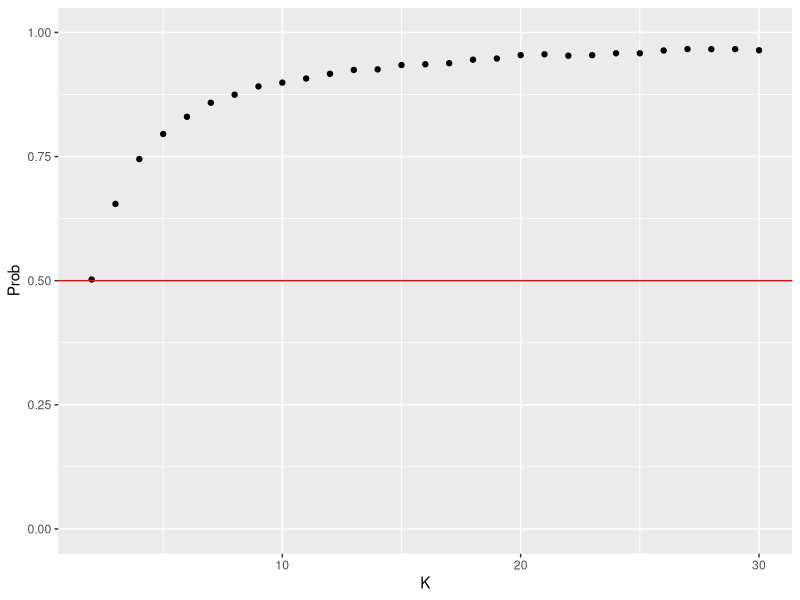
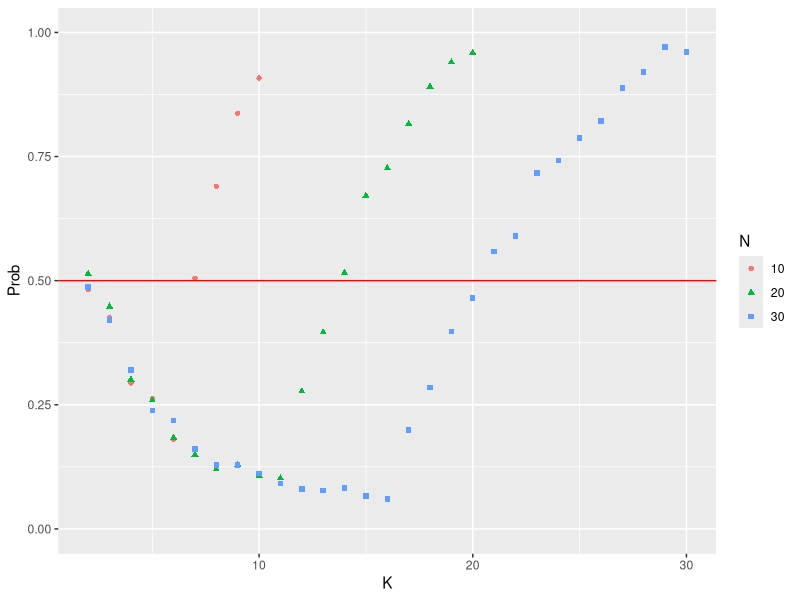

Here is the R script that generated these plots, in order:
## ---- chunk 1
library(tidyverse)

## ---- chunk 2
#Jogo Natal Cenário Simplificado

#Número de participantes, a probabilidade
#não depende de n, vai definir apenas k máximo.
n = 30

#Matriz que armazenará os valores de K,
#e suas probabilidades
M <- matrix(0, ncol=2,nrow=n-1)
colnames(M) <- c("K", "Prob")

#Meu número, 2 <= k <= n
for (k in 2:n){
  #Corridas
  r <- 10000
  
  #Número de corridas em que roubar é melhor
  f <- 0
  
  for (i in 1:r){
    #Array dos presentes
    pre <- sample(1:n, n, replace=FALSE)
    #Se o presente roubado for maior que
    #o escolhido da pilha
    if (max(pre[1:k-1]) > pre[k]){
      f <- f +1
    }
  }
  M[k-1,1] <- k
  M[k-1,2] <- f/r
}

## ---- chunk 3
M %>% as_tibble %>%
  ggplot(aes(x=K, y=Prob))+
  geom_point()+
  geom_hline(yintercept = 0.5, colour="red")+
  ylim(c(0,1))

## ---- chunk 4
#Jogo Natal Cenário Completo

#Nesse cenário, as probabilidades
#dependem de n, o programa simulará
#de 3 até nmax.
nmax = 30

#Matriz que armazenará os resultados
M <- matrix(0, ncol=3,nrow=(2+nmax-1)*(nmax-2)/2)
colnames(M) <- c("N", "K", "Prob")

#Contador das linhas
y <- 0 

for (n in 3:nmax){
  #Seu número
  for (k in 2:n){
    #O número de corridas será 1000,
    #pois um número maior demorará muito tempo.
    #Será necessário sacrificar um pouco de precisão.
    r <- 1000
    
    #Número de corridas em que roubar é melhor
    f <- 0
    for (i in 1:r){
      #Sorteio dos presentes
      pre <- sample(1:n, n, replace=FALSE)
      
      #1 - Caso em que mantém o presente
      pre2 <- pre
      if (k < n){
        #Percorrendo o turno dos outros jogadores
        for (t in (k+1):n){
          #O jogador da vez irá roubar o melhor presente
          #até o momento. O jogador que teve o presente roubado
          #irá pegar o presente que teria ido para o jogador da
          #vez. Podemos usar esse truque para facilitar a 
          #programação sem perda de generalidade.
          i_max = which(pre2[1:t-1]==max(pre2[1:t-1]))
          v_max = max(pre2[1:t-1])
          pre2[i_max] = pre2[t]
          pre2[t] = v_max
        }
      }
      #2 - Caso em que troca pelo n-k+1 melhor presente se possível,
      #se não for possível troca pelo menor.
      
      if (n-k+1 >= k){
        #2.1 - Caso em que troca pelo menor,
        #pode haver roubos.
        v <- min(pre[1:k-1])
        i_min = which(pre[1:k-1]==v)
        pre[i_min] = pre[k]
        pre[k] = v
        #Percorrendo o turno dos outros jogadores
        for (t in (k+1):n){
          i_max = which(pre[1:t-1]==max(pre[1:t-1]))
          v_max = max(pre[1:t-1])
          pre[i_max] = pre[t]
          pre[t] = v_max
        }
        #Valor final que ficará
        v <- pre[k]
        
      }else{
        #2.2 - Caso em que trocará pelo (n-k+1) melhor,
        #não há a possibilidade de roubos
        v <- sort(pre[1:k-1], decreasing=TRUE)[n-k+1]
      }
      #Se o presente depois que rouba for
      #melhor do que fica, incrementa f.
      if (v > pre2[k]){
        f <- f + 1
      }
    }
    y <- y + 1
    M[y,1] <- n
    M[y,2] <- k
    M[y,3] <- f/r
  }
}


## ---- chunk 5
M %>% as_tibble() %>%
  filter(N %in% c(10,20,30)) %>%
  mutate(N=factor(N)) %>%
  ggplot(aes(x=K, y=Prob, colour=N, shape=N))+
  geom_point()+
  geom_hline(yintercept = 0.5,colour="red")+
  ylim(c(0,1))

